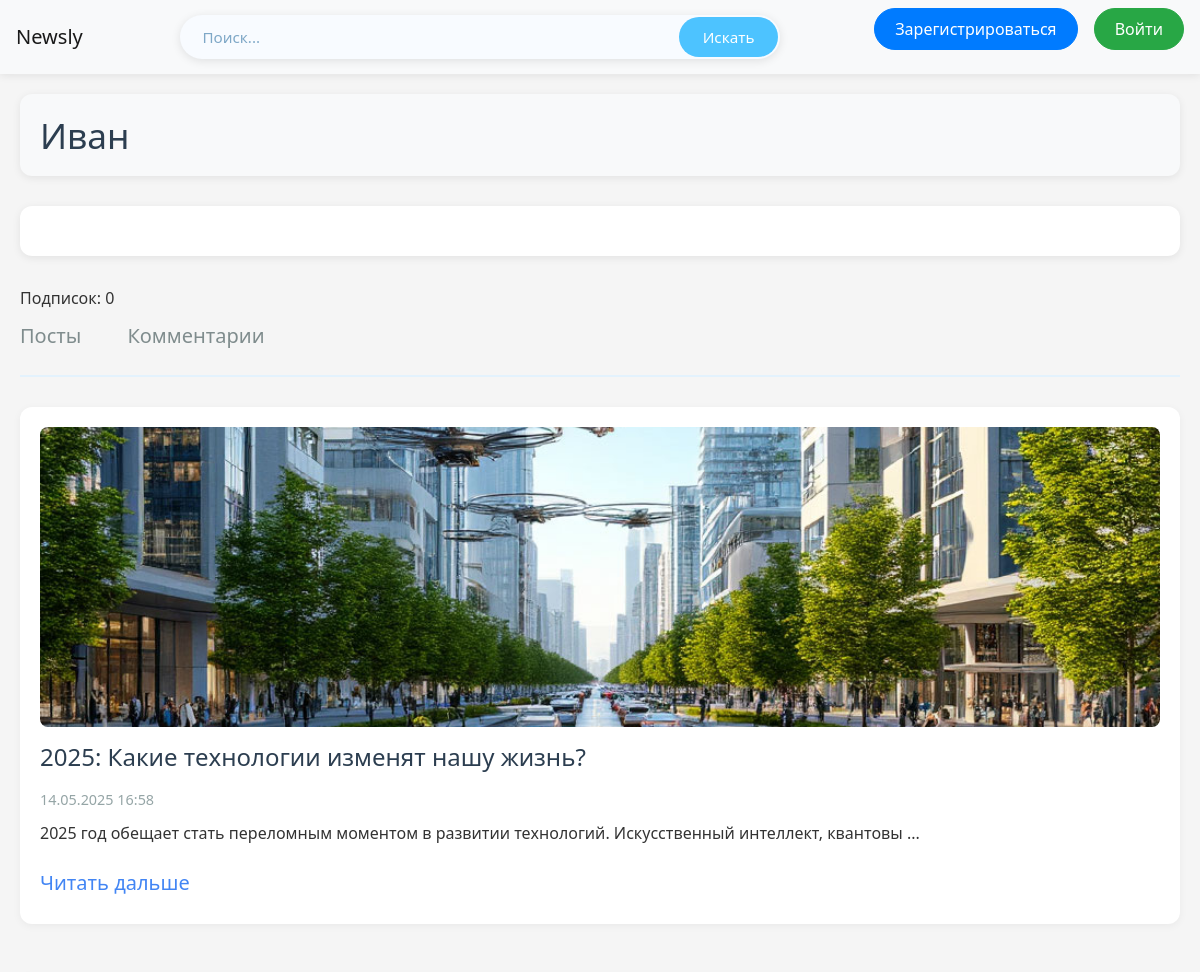
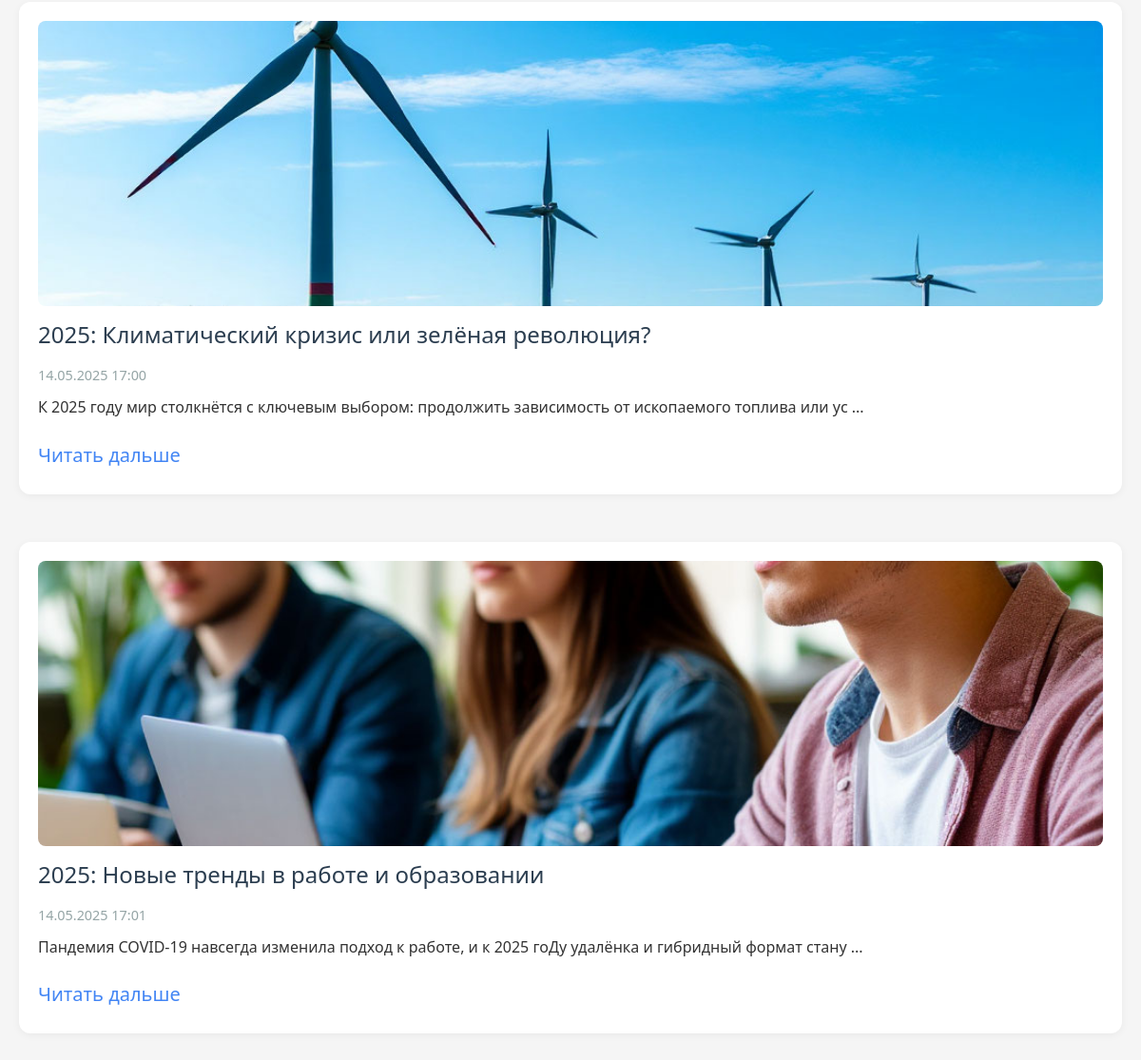
The page /user_profile/2 on the database its author committed (2 pictures, top to bottom).
### data/users.py (models this page shows, shortened)
class User(SqlAlchemyBase, UserMixin):
    __tablename__ = 'users'
    id = sqlalchemy.Column(sqlalchemy.Integer,
                           primary_key=True, autoincrement=True)
    name = sqlalchemy.Column(sqlalchemy.String, nullable=True)
    about = sqlalchemy.Column(sqlalchemy.String, nullable=True)
    email = sqlalchemy.Column(sqlalchemy.String,
                              index=True, unique=True, nullable=True)
    hashed_password = sqlalchemy.Column(sqlalchemy.String, nullable=True)
    created_date = sqlalchemy.Column(sqlalchemy.DateTime,
                                     default=datetime.datetime.now)
    liked = orm.relationship('Like', foreign_keys='Like.user_id', backref='user', lazy='dynamic')
    followed = orm.relationship(
        'User',
        secondary=subscriptions,
        primaryjoin=(subscriptions.c.follower_id == id),
        secondaryjoin=(subscriptions.c.followed_id == id),
        backref=orm.backref('followers', lazy='dynamic'),
        lazy='dynamic'
    )

### data/news.py (models this page shows, shortened)
class News(SqlAlchemyBase):
    __tablename__ = 'news'
    id = sqlalchemy.Column(sqlalchemy.Integer,
                           primary_key=True, autoincrement=True)
    title = sqlalchemy.Column(sqlalchemy.String, nullable=True)
    content = sqlalchemy.Column(sqlalchemy.String, nullable=True)
    image_path = sqlalchemy.Column(sqlalchemy.String, nullable=True)
    created_date = sqlalchemy.Column(sqlalchemy.DateTime,
                                     default=datetime.datetime.now)
    is_private = sqlalchemy.Column(sqlalchemy.Boolean, default=True)
    likes = orm.relationship('Like', backref='news', cascade='all, delete')
    user_id = sqlalchemy.Column(sqlalchemy.Integer,
                                sqlalchemy.ForeignKey("users.id"))
    user = orm.relationship('User')
    news_tags = orm.relationship("Tags",
                                 secondary="association",
                                 backref="news",
                                 cascade="save-update, merge",
                                 passive_deletes=True)

### server.py (the view)
@app.route('/user_profile/<int:id>')
def user_profile(id):
    db_sess = db_session.create_session()
    user = db_sess.query(User).get(id)
    news = db_sess.query(News).filter(News.user_id == id).all()
    return render_template('user.html', user=user, news=news)

### data/db_session.py (called while the page is built)
def create_session() -> Session:
    global __factory
    return __factory()

### templates/user.html (shortened to what this page needs)
{% extends "base.html" %}
{% block content %}
<div class="user-head">
    <h1>{{ user.name }}</h1>
</div>
<div class="info-card">
</div>
Подписок: {{  user.followers.count() }}
<div class="subsite-tabs">
    <a class="navbar-brand" href="/user_profile/{{ user.id }}">Посты</a>
    <a class="navbar-brand" href="/user_profile/{{ user.id }}/comments">Комментарии</a>
</div>
<div class="user-news">
    {% for article in news %}
        <article class="news-item">
            {% if article.image_path %}
            <img src="../{{ article.image_path }}" alt="{{ article.title }}">
            {% endif %}
            <p>
               <h2>{{ article.title }}</h2>
            </p>
            <p class="date">{{ article.created_date.strftime('%d.%m.%Y %H:%M') }}</p>
            <p>{{ article.content[:100] }}
            {% if article.content|length > 100 %}
                ...
            {% endif %}
            </p>
            <a class="navbar-brand" href="/news/{{ article.id }}">Читать дальше</a>
        </article>
    {% endfor %}
</div>
{% endblock %}

### templates/base.html (shortened to what this page needs)
<!doctype html>
<html lang="en">
<head>
    <link rel="stylesheet"
          href="https://stackpath.bootstrapcdn.com/bootstrap/4.4.1/css/bootstrap.min.css"
>
    <link rel="stylesheet" href="{{ url_for('static', filename='css/style.css') }}">
</head>
<body>
<header>
    <nav class="navbar navbar-light bg-light">
        <a class="navbar-brand" href="/news_log">Newsly</a>
        <form action="{{ url_for('discovery') }}" method="GET">
            <input type="text" name="query" placeholder="Поиск...">
            <button type="submit">Искать</button>
        </form>
        {% if current_user.is_authenticated %}
            <p>
                <a class="btn btn-secondary" href="/news">Написать</a>
                <a class="navbar-brand" href="/user_profile/{{ current_user.id }}">{{ current_user.name }}</a>
            </p>
        {% else %}
            <p>
                <a class="btn btn-primary " href="/register">Зарегистрироваться</a>
                <a class="btn btn-success" href="/login">Войти</a>
            </p>
        {% endif %}
    </nav>
</header>
<main role="main" class="container">
    {% block content %}{% endblock %}
</main>
</body>
</html>

### static/css/style.css (style rules this page uses)
:root { --primary-color: #4285f4; --secondary-color: #34a853; --accent-color: #ea4335; --light-color: #f8f9fa; --dark-color: #343a40; --gray-color: #6c757d; --light-gray: #e9ecef; --border-radius: 8px; --box-shadow: 0 2px 10px rgba(0, 0, 0, 0.1); --transition: all 0.3s ease; }
* { margin: 0; padding: 0; box-sizing: border-box; }
body { font-family: 'Segoe UI', Tahoma, Geneva, Verdana, sans-serif; line-height: 1.6; color: #333; background-color: #f5f5f5; min-height: 100vh; display: flex; flex-direction: column; }
a { text-decoration: none; color: var(--primary-color); transition: var(--transition); }
.container { width: 100%; max-width: 1200px; margin: 0 auto; padding: 20px; }
.navbar { background-color: #e3f2fd; padding: 0.5rem 1rem; box-shadow: 0 2px 8px rgba(0,0,0,0.08); }
.navbar form { display: flex; align-items: center; flex-grow: 1; max-width: 600px; margin: 0 2rem; background: #f8fbff; border-radius: 28px; padding: 2px; transition: all 0.3s ease; }
.navbar input[type="text"] { border: none; background: transparent; padding: 8px 20px; flex-grow: 1; font-size: 0.95rem; outline: none; }
.navbar input[type="text"]::placeholder { color: #7fa8c7; }
.navbar button[type="submit"] { background: #4dc3ff; border: none; color: white; padding: 8px 24px; border-radius: 24px; cursor: pointer; transition: all 0.3s ease; display: flex; align-items: center; font-size: 0.95rem; }
.navbar .btn { margin-left: 12px; border-radius: 24px; padding: 8px 20px; transition: transform 0.2s ease; }
main { flex: 1; padding: 20px 0; }
h1, h2, h3 { margin-bottom: 20px; color: var(--dark-color); }
h1 { font-size: 2rem; }
h2 { font-size: 1.5rem; }
.news-item { background-color: white; border-radius: var(--border-radius); padding: 20px; margin-bottom: 25px; box-shadow: var(--box-shadow); transition: var(--transition); }
.news-item img { max-width: 100%; height: auto; border-radius: var(--border-radius); margin-bottom: 15px; display: block; }
.date { color: var(--gray-color); font-size: 0.9rem; margin-bottom: 10px; }
form { max-width: 600px; margin: 0 auto; background-color: white; padding: 25px; border-radius: var(--border-radius); box-shadow: var(--box-shadow); }
.user-head { display: flex; justify-content: space-between; align-items: center; margin-bottom: 20px; }
.info-card { background-color: white; padding: 20px; border-radius: var(--border-radius); box-shadow: var(--box-shadow); margin-bottom: 20px; }
.subsite-tabs { display: flex; gap: 20px; margin-bottom: 20px; padding-bottom: 10px; border-bottom: 1px solid var(--light-gray); }
.subsite-tabs a { padding: 5px 0; position: relative; }
.subsite-tabs a::after { content: ''; position: absolute; bottom: -11px; left: 0; width: 100%; height: 2px; background-color: var(--primary-color); transform: scaleX(0); transition: var(--transition); }
img { height: 250px; width: 250px; }
h1 { font-size: 2.5rem; margin-bottom: 1.5rem; color: #2c3e50; }
form { margin: 30px 0; padding: 20px; background-color: #f8f9fa; border-radius: 8px; }
button[type="submit"] { background-color: #27ae60; color: white; padding: 10px 25px; border: none; border-radius: 5px; cursor: pointer; transition: background-color 0.3s; }
.user-head { display: flex; align-items: center; gap: 20px; margin-bottom: 30px; padding: 20px; background: #f8f9fa; border-radius: 12px; box-shadow: 0 2px 8px rgba(0,0,0,0.08); }
.user-head h1 { margin: 0; font-size: 2.2rem; color: #2c3e50; }
.info-card { padding: 20px; margin-bottom: 30px; background: white; border-radius: 12px; box-shadow: 0 2px 8px rgba(0,0,0,0.08); }
.subsite-tabs { display: flex; gap: 30px; margin-bottom: 30px; padding-bottom: 15px; border-bottom: 2px solid #e3f2fd; }
.subsite-tabs a { text-decoration: none; color: #7f8c8d; padding: 8px 0; position: relative; transition: color 0.3s; }
.subsite-tabs a::after { content: ''; position: absolute; bottom: -15px; left: 0; width: 0; height: 2px; background: #4dc3ff; transition: width 0.3s; }
.user-news { display: grid; gap: 25px; }
.news-item { padding: 20px; background: white; border-radius: 12px; box-shadow: 0 2px 8px rgba(0,0,0,0.05); transition: transform 0.3s; }
.news-item img { width: 100%; height: 300px; object-fit: cover; border-radius: 8px; margin-bottom: 15px; }
.news-item h2 { font-size: 1.5rem; margin: 10px 0; color: #2c3e50; }
.news-item .date { color: #95a5a6; font-size: 0.9rem; }

### rows shown on the page
User: name "Иван"
News: shows a picture, title "2025: Какие технологии изменят нашу жизнь?", created_date "14.05.2025 16:58", content "2025 год обещает стать переломным моментом в развитии технологий. Искусственный интеллект, квантовы"
News: shows a picture, title "2025: Климатический кризис или зелёная революция?", created_date "14.05.2025 17:00", content "К 2025 году мир столкнётся с ключевым выбором: продолжить зависимость от ископаемого топлива или ус"
News: shows a picture, title "2025: Новые тренды в работе и образовании", created_date "14.05.2025 17:01", content "Пандемия COVID-19 навсегда изменила подход к работе, и к 2025 гоДу удалёнка и гибридный формат стану"

### other values the page prints
{{ user.followers.count() }} "0"
